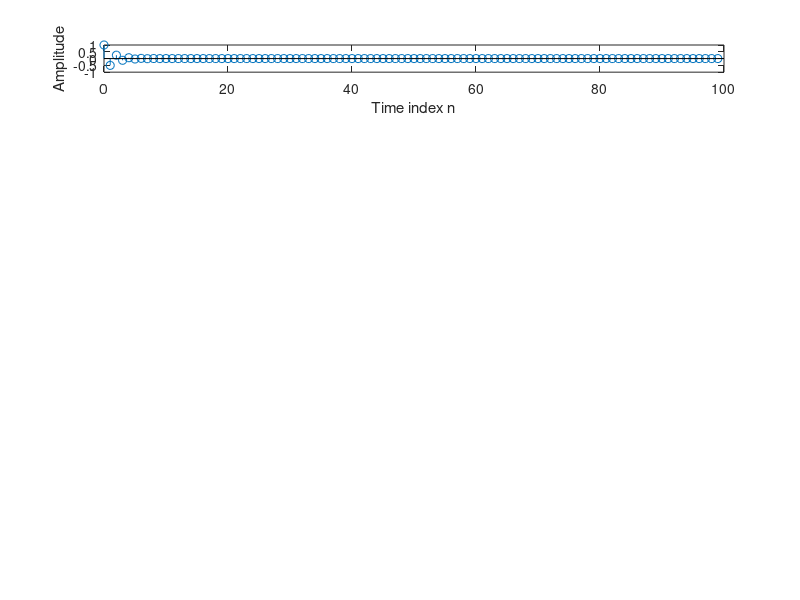

This figure's MATLAB source: (Note: this script raises an error after producing the figure.)
%%%%%%%%%%%%%%%%%%%%%%%%%%%%%
%%%%Code suggestion by ROT%%%
%%%%%%%%%%%%%%%%%%%%%%%%%%%%%

% A is a matrix to hold all coeficcents for all equations (second order equations for both parameters)
A = [1 0.5 0 1 0 0 ; 1 -0.2*exp(i*(pi/6)) 0 0 1 0; 1 -0.25 -0.125 1 0 0 ; 1 -0.75 -0.25 1 0 0; 1 -0.75 -0.5 1 0 0; 1 0 0 -1 0 1; 1 0 0 1 1 1; 1 0 0 1 1 -1];
N=100;
n=0:N-1;
hold on
for i = 1:8
    h_i = impz(A(i,[4:6]),A(i, [1:3]),N);   
    subplot(8,1,i)
    if i == 2
        stem(n,abs(h_i));
    else
        stem(n,h_i);
    end
    xlabel('Time index n'); ylabel('Amplitude');
    title('Impulse Response for equation no:',i); grid;

end

%%%%%%%%%%%%%%%%%%%%%%%%%%%%%
%%%%%%%%%%%%%% --END-- %%%%%%
%%%%%%%%%%%%%%%%%%%%%%%%%%%%%

